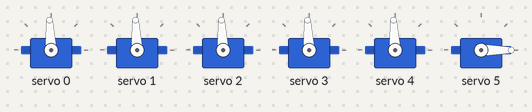
Simulated run of this sketch. Board: ESP32-S3. Parts: 6 × servo. What the sketch prints to the serial monitor is not drawn.

Above: at 1.6 s.
At 4.7 s:
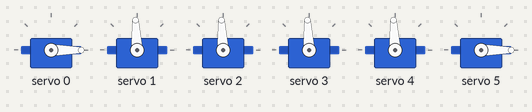
At 13.2 s:
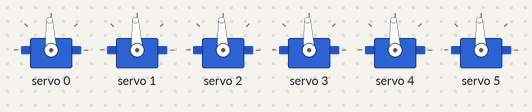
At 18.7 s:
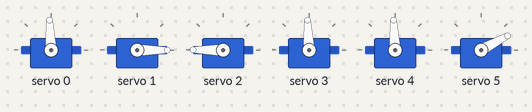
At 20.7 s:
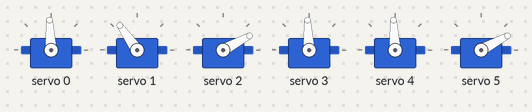
At 38.6 s:
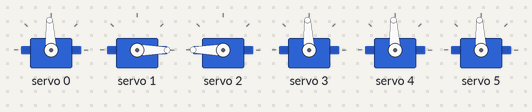
Timing chart, 0 to 40.0 s (numbered marks = the images above):
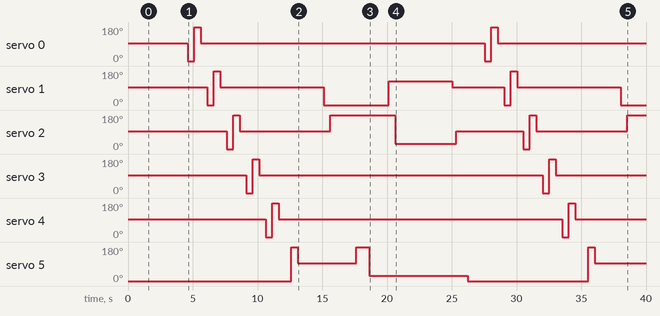

The sketch:

robot_arm_control.ino
```cpp
/**
 * ESP32-S3 + PCA9685 6-DOF 机械臂控制
 *
 * 接线:
 * ESP32-S3          PCA9685
 * GPIO21 (SDA)  ->  SDA
 * GPIO22 (SCL)  ->  SCL
 * 5V             ->  VCC
 * GND            ->  GND
 *
 * 舵机通道映射:
 * Ch0: 底座旋转 (Base)
 * Ch1: 大臂 (Shoulder)
 * Ch2: 小臂 (Elbow)
 * Ch3: 手腕俯仰 (Wrist Pitch)
 * Ch4: 手腕旋转 (Wrist Roll)
 * Ch5: 夹爪 (Gripper)
 *
 * MG996R 舵机参数:
 * 脉冲范围: 500μs-2500μs (对应0-180度)
 * PCA9685 12位分辨率: 0-4095
 * 50Hz = 20ms周期 = 20000μs
 * 500μs = 4095*500/20000 = 102
 * 2500μs = 4095*2500/20000 = 512
 */

#include <Wire.h>
#include <Adafruit_PWMServoDriver.h>

// I2C引脚定义 (ESP32-S3默认)
#define SDA_PIN 21
#define SCL_PIN 22

// 创建PCA9685对象
Adafruit_PWMServoDriver pwm = Adafruit_PWMServoDriver();

// 舵机脉冲范围 (12位 = 0-4095)
#define SERVOMIN  102  // 500μs = 0度
#define SERVOMAX  512  // 2500μs = 180度
#define SERVO_FREQ 50  // 50Hz = 20ms周期

// 舵机通道编号
const int CH_BASE = 0;
const int CH_SHOULDER = 1;
const int CH_ELBOW = 2;
const int CH_WRIST_PITCH = 3;
const int CH_WRIST_ROLL = 4;
const int CH_GRIPPER = 5;

// 角度转脉冲值的函数
int angleToPulse(int angle) {
  // 线性映射: 0度=102, 180度=512
  return map(angle, 0, 180, SERVOMIN, SERVOMAX);
}

// 初始化舵机到中间位置
void initServos() {
  pwm.setPWM(CH_BASE, 0, angleToPulse(90));
  pwm.setPWM(CH_SHOULDER, 0, angleToPulse(90));
  pwm.setPWM(CH_ELBOW, 0, angleToPulse(90));
  pwm.setPWM(CH_WRIST_PITCH, 0, angleToPulse(90));
  pwm.setPWM(CH_WRIST_ROLL, 0, angleToPulse(90));
  pwm.setPWM(CH_GRIPPER, 0, angleToPulse(0)); // 夹爪关闭
}

// 移动单个舵机
// channel: 舵机通道, angle: 目标角度(0-180), delayMs: 延时毫秒
void moveServo(int channel, int angle, int delayMs = 500) {
  angle = constrain(angle, 0, 180);
  pwm.setPWM(channel, 0, angleToPulse(angle));
  delay(delayMs);
}

// 机械臂复位到初始姿势
void homePosition() {
  Serial.println("机械臂复位...");
  moveServo(CH_BASE, 90, 300);
  moveServo(CH_SHOULDER, 90, 300);
  moveServo(CH_ELBOW, 90, 300);
  moveServo(CH_WRIST_PITCH, 90, 300);
  moveServo(CH_WRIST_ROLL, 90, 300);
  moveServo(CH_GRIPPER, 0, 300); // 夹爪关闭
  Serial.println("复位完成");
}

// 测试所有舵机
void testServos() {
  Serial.println("测试舵机...");

  for (int ch = 0; ch < 6; ch++) {
    Serial.print("测试通道 ");
    Serial.println(ch);

    moveServo(ch, 0, 500);
    moveServo(ch, 180, 500);
    moveServo(ch, 90, 500);
  }

  Serial.println("测试完成");
}

// 夹爪控制 (0=关闭, 180=完全打开)
void setGripper(int angle) {
  moveServo(CH_GRIPPER, angle);
}

// 机械臂伸展姿势
void extendArm() {
  moveServo(CH_BASE, 90);
  moveServo(CH_SHOULDER, 0);   // 大臂抬起
  moveServo(CH_ELBOW, 180);   // 小臂伸直
  moveServo(CH_WRIST_PITCH, 90);
  moveServo(CH_WRIST_ROLL, 90);
}

// 机械臂收起姿势
void retractArm() {
  moveServo(CH_BASE, 90);
  moveServo(CH_SHOULDER, 120);
  moveServo(CH_ELBOW, 30);
  moveServo(CH_WRIST_PITCH, 90);
  moveServo(CH_WRIST_ROLL, 90);
}

// 抓取演示
void grabDemo() {
  Serial.println("抓取演示...");

  // 1. 伸展
  extendArm();
  delay(500);

  // 2. 打开夹爪
  setGripper(180);
  delay(500);

  // 3. 闭合夹爪
  setGripper(30);
  delay(500);

  // 4. 收起
  retractArm();
  delay(500);

  Serial.println("抓取完成");
}

void setup() {
  Serial.begin(115200);
  Serial.println("ESP32-S3 6-DOF 机械臂控制板初始化...");

  // 初始化I2C
  Wire.begin(SDA_PIN, SCL_PIN);

  // 初始化PCA9685
  pwm.begin();
  pwm.setPWMFreq(SERVO_FREQ);

  Serial.println("PCA9685 初始化完成");

  // 机械臂复位
  homePosition();

  Serial.println("初始化完成，可以开始控制");
}

void loop() {
  // 测试模式: 循环执行各种动作
  Serial.println("执行测试序列...");

  homePosition();
  delay(1000);

  testServos();
  delay(1000);

  grabDemo();
  delay(2000);

  // 也可以通过串口命令控制:
  // 格式: CH<channel>:<angle>
  // 例如: CH0:90 表示设置通道0到90度
  if (Serial.available()) {
    String cmd = Serial.readStringUntil('\n');
    cmd.trim();

    if (cmd.startsWith("CH")) {
      int colonIndex = cmd.indexOf(':');
      if (colonIndex > 0) {
        int ch = cmd.substring(2, colonIndex).toInt();
        int angle = cmd.substring(colonIndex + 1).toInt();

        if (ch >= 0 && ch <= 5 && angle >= 0 && angle <= 180) {
          Serial.print("设置通道 ");
          Serial.print(ch);
          Serial.print(" 到 ");
          Serial.println(angle);
          moveServo(ch, angle);
        }
      }
    } else if (cmd == "home") {
      homePosition();
    } else if (cmd == "test") {
      testServos();
    } else if (cmd == "grab") {
      grabDemo();
    }
  }

  delay(100);
}
```

Measured:
- by itself, servo 0: 93° → 0° at 4.6 s, → 180° 0.50 s later, → 93° 0.50 s later, → 0° 21.9 s later, … (6 changes in this stretch)
- by itself, servo 1: 93° → 0° at 6.1 s, → 180° 0.50 s later, → 93° 0.50 s later, → 0° 8.0 s later, … (10 changes in this stretch)
- by itself, servo 2: 93° → 0° at 7.6 s, → 180° 0.50 s later, → 93° 0.50 s later, → 180° 7.0 s later, … (10 changes in this stretch)
- by itself, servo 3: 93° → 0° at 9.1 s, → 180° 0.50 s later, → 93° 0.50 s later, → 0° 21.9 s later, … (6 changes in this stretch)
- by itself, servo 4: 93° → 0° at 10.6 s, → 180° 0.50 s later, → 93° 0.50 s later, → 0° 21.9 s later, … (6 changes in this stretch)
- by itself, servo 5: 0° → 180° at 12.6 s, → 93° 0.50 s later, → 180° 4.5 s later, → 28° 1.0 s later, … (7 changes in this stretch)
